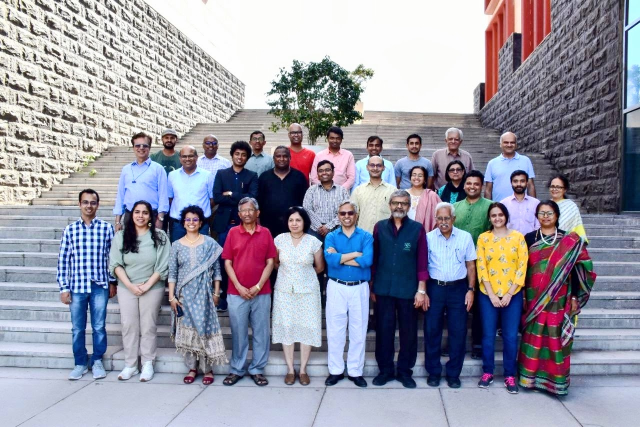
#> input picture Plaksha_Faculty (1).jpg, 1280 x 854 px, found by its file name (shown at 1/2 size)
$ jupyter execute --allow-errors 'Lab 5-Spring 2025 (1) (1).ipynb'   (shell and % lines are left out)
#> lines starting #> are read from the running program, lines starting #| are printed output that depends on the picture; after the words box and inside, x2 and y2 are one past the last pixel; in counts of white or black regions, pixels touching at a corner belong together
#### Instructions
###### Follow the instructions given in comments prefixed with ## and write your code below that.
###### Also fill the partial code in given blanks.
###### Don't make any changes to the rest part of the codes

### Answer the questions given at the end of this notebook within your report.

### You would need to submit your GitHub repository link. Refer to the Section 6: Final Submission on the PDF document for the details.

[cell 1]
import cv2
import numpy as np
import matplotlib.pyplot as plt
from sklearn.cluster import KMeans
from scipy.spatial import distance
from matplotlib.offsetbox import OffsetImage, AnnotationBbox

[cell 2]
import wandb
import os
wandb.login(key="22fae9fdfa96b0c62df8843a1e5d478cb144d98e")

[cell 3]
# Load image
img = cv2.imread(r"C:\Users\Aatmika\Downloads\Plaksha_Faculty (1).jpg")
#> img is the input picture: shape (854, 1280, 3); mean B, G, R 162.4, 149, 149.2

# Check if the image is loaded
if img is None:
    raise ValueError("Image not found. Check the file path!")

# Convert to grayscale
gray_img = cv2.cvtColor(img, cv2.COLOR_BGR2GRAY)
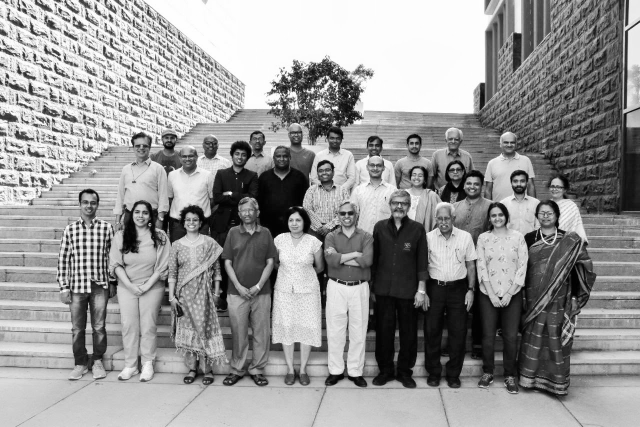
#> gray_img: shape (854, 1280) (shown at 1/2 size); min 0, max 255, mean 150.6

# Load Haar cascade
face_cascade = cv2.CascadeClassifier(cv2.data.haarcascades + 'haarcascade_frontalface_default.xml')

# Detect faces
faces_rect = face_cascade.detectMultiScale(gray_img, 1.05, 4, minSize=(25,25), maxSize=(50,50))
#> faces_rect = 30 rows, first 6: [322, 263, 33, 33], [654, 265, 31, 31], [500, 266, 30, 30], [892, 267, 31, 31], [409, 277, 28, 28], [812, 274, 34, 34]

# Draw rectangles around faces
for (x, y, w, h) in faces_rect:
    cv2.rectangle(img, (x, y), (x+w, y+h), (0, 0, 255), 2)
    cv2.putText(img, "Face", (x, y - 10), cv2.FONT_HERSHEY_SIMPLEX, 0.5, (0, 0, 255), 2)
#> this loop made 30 passes
#> (x, y, w, h) on passes 1 to 12: (322, 263, 33, 33), (654, 265, 31, 31), (500, 266, 30, 30), (892, 267, 31, 31), (409, 277, 28, 28), (812, 274, 34, 34), (464, 296, 33, 33), (632, 328, 34, 34), (819, 337, 33, 33), (570, 426, 39, 39), (576, 253, 32, 32), (1003, 273, 32, 32)
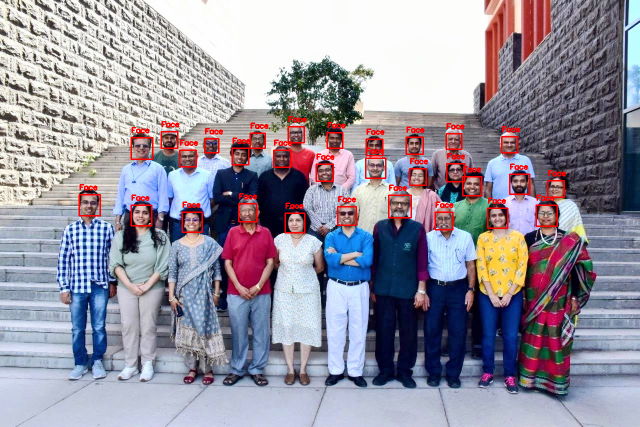
#> img: shape (854, 1280, 3) (shown at 1/2 size); 1.85% of pixels changed, all inside (x1, y1, x2, y2) = (157, 232, 1132, 467)

# Convert BGR to RGB for displaying in matplotlib
img_rgb = cv2.cvtColor(img, cv2.COLOR_BGR2RGB)

# Display image using matplotlib
plt.figure(figsize=(8, 6))
plt.imshow(img_rgb)
plt.axis("off")
plt.title(f"Total number of faces detected: {len(faces_rect)}")
plt.savefig("face_detection.png")
plt.show()

[cell 4]
from matplotlib.offsetbox import OffsetImage, AnnotationBbox
#Extract face region features (Hue and Saturation)
img_hsv = cv2.cvtColor(img, cv2.COLOR_BGR2HSV) ## call the img and convert it from BGR to HSV and store in img_hsv
#> img_hsv: shape (854, 1280, 3); mean H, S, V 85.4, 71.4, 173.8
hue_saturation = []
face_images = []  # To store detected face images

for (x, y, w, h) in faces_rect:
    face = img_hsv[y:y + h, x:x + w]
    hue = np.mean(face[:, :, 0])
    saturation = np.mean(face[:, :, 1])
    hue_saturation.append((hue, saturation))
    face_images.append(face)
#> this loop made 30 passes
#> (x, y, w, h, hue, saturation) on passes 1 to 12: (322, 263, 33, 33, 59.29, 121.7), (654, 265, 31, 31, 50.4, 133.1), (500, 266, 30, 30, 34.12, 118.3), (892, 267, 31, 31, 81.31, 108.2), (409, 277, 28, 28, 108, 121.1), (812, 274, 34, 34, 62.79, 116.9), (464, 296, 33, 33, 42.56, 134.3), (632, 328, 34, 34, 81.22, 114.8), (819, 337, 33, 33, 36.69, 114.4), (570, 426, 39, 39, 55.81, 115.3), (576, 253, 32, 32, 78.13, 100.8), (1003, 273, 32, 32, 51.71, 106.9)
#> after the loop, face_images = 30 items; hue_saturation = 30 pairs, first value 22.97 to 120.8, second value 80.77 to 155.7

hue_saturation = np.array(hue_saturation)

## Perform k-Means clustering on hue_saturation and store in kmeans
kmeans = KMeans(n_clusters=2, random_state=0)
kmeans.fit(hue_saturation)
centroids = kmeans.cluster_centers_
labels = kmeans.labels_

# Create a figure and axis
fig, ax = plt.subplots(figsize=(12, 6))

# Plot the clustered faces with custom markers
for i, (x,y,w,h ) in enumerate(faces_rect):
    im = OffsetImage(cv2.cvtColor(cv2.resize(face_images[i], (20, 20)), cv2.COLOR_HSV2RGB))
    ab = AnnotationBbox(im, (hue_saturation[i, 0], hue_saturation[i, 1]), frameon=False, pad=0)
    ax.add_artist(ab)
    plt.plot(hue_saturation[i, 0], hue_saturation[i, 1])


## Put x label
plt.xlabel("Hue")
## Put y label
plt.ylabel("Saturation")
## Put title
plt.title("Face Clustering based on Hue and Saturation")
## Put grid
plt.grid(True)
plt.savefig("face_clustering.png")
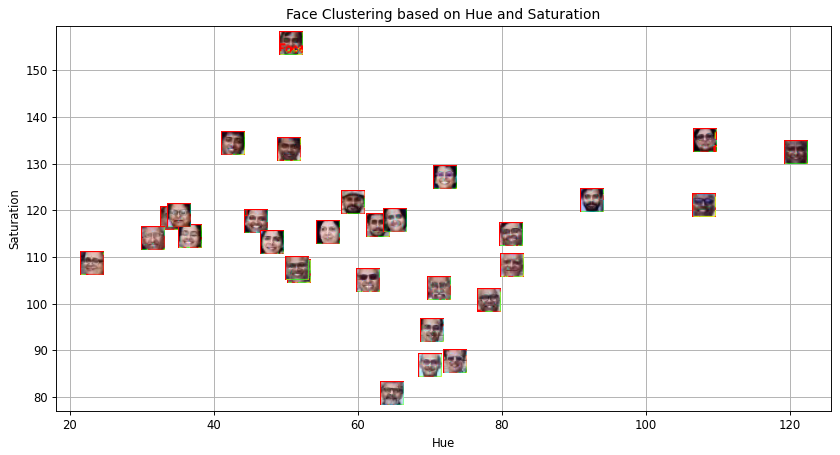
#> figure drawn by matplotlib, 1 panel
## show the plot
plt.show()

[cell 5]
# Create an empty list to store legend labels
legend_labels = []

# Create lists to store points for each cluster
cluster_0_points = []
cluster_1_points = []

# Your code for scatter plot goes here
fig, ax = plt.subplots(figsize=(12, 6))
for i, (x, y, w, h) in enumerate(faces_rect):
    if labels[i] == 0:
        cluster_0_points.append((hue_saturation[i, 0], hue_saturation[i, 1]))
    else:
        cluster_1_points.append((hue_saturation[i, 0], hue_saturation[i, 1]))
#> after the loop, cluster_0_points = [(59.29, 121.7), (50.4, 133.1), (34.12, 118.3), (42.56, 134.3), (36.69, 114.4), (55.81, 115.3), (51.71, 106.9), (50.7, 155.7), (45.8, 117.5), (22.97, 108.6), (31.55, 113.9), (48.03, 113.2), (51.53, 107.6), (35.11, 118.8)]; cluster_1_points = [(81.31, 108.2), (108, 121.1), (62.79, 116.9), (81.22, 114.8), (78.13, 100.8), (120.8, 132.5), (108.1, 135), (72, 127.1), (69.96, 86.68), (92.49, 122), (61.3, 105.1), (65.06, 117.9), (70.27, 94.28), (71.27, 103.4), (73.39, 87.63), (64.75, 80.77)]


cluster_0_points = np.array(cluster_0_points)
#> cluster_0_points = 14 rows, first 8: [59.29, 121.7], [50.4, 133.1], [34.12, 118.3], [42.56, 134.3], [36.69, 114.4], [55.81, 115.3], [51.71, 106.9], [50.7, 155.7]
# Plot points for cluster 0 in green
plt.scatter(cluster_0_points[:, 0], cluster_0_points[:, 1], color='green', label='Cluster 0')


cluster_1_points = np.array(cluster_1_points)
#> cluster_1_points = 16 rows, first 8: [81.31, 108.2], [108, 121.1], [62.79, 116.9], [81.22, 114.8], [78.13, 100.8], [120.8, 132.5], [108.1, 135], [72, 127.1]
# Plot points for cluster 1 in blue
plt.scatter(cluster_1_points[:, 0], cluster_1_points[:, 1], color='blue', label='Cluster 1')

# Calculate and plot centroids
centroid_0 = np.mean(cluster_0_points, axis=0) if len(cluster_0_points) > 0 else None
#> centroid_0 = [44.02, 120]
centroid_1 = np.mean(cluster_1_points, axis=0) if len(cluster_1_points) > 0 else None
#> centroid_1 = [80.05, 109.6]

# Plot both the centroid for cluster 0 and cluster 1
plt.scatter(centroid_0[0], centroid_0[1], color='red', marker='x', s=200, label='Centroid Cluster 0')
plt.scatter(centroid_1[0], centroid_1[1], color='purple', marker='x', s=200, label='Centroid Cluster 1')

## Put x label
plt.xlabel("Hue")
## Put y label
plt.ylabel("Saturation")
## Put title
plt.title("Clustered Faces with Centroids")
## Add a legend
plt.legend()
## Add grid
plt.grid(True)
plt.savefig("cluster_centroids.png")
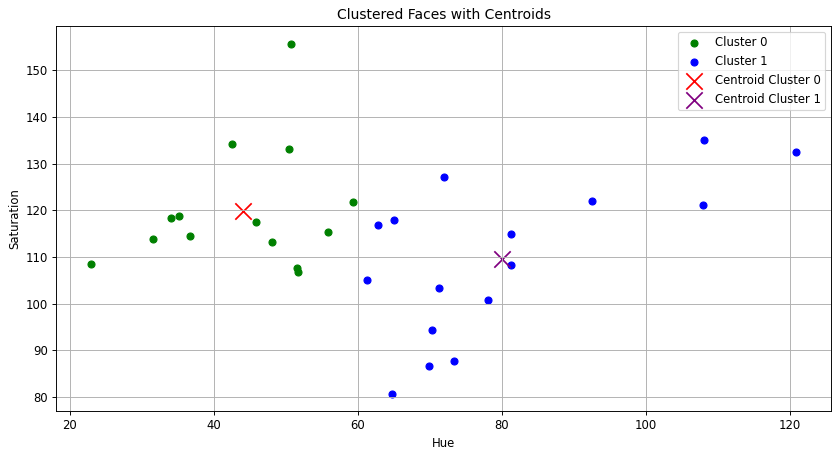
#> figure drawn by matplotlib, 1 panel
## Show the plot
plt.show()

[cell 6]
## Read the class of the template image 'Dr_Shashi_Tharoor.jpg' using cv2 and store it in template_img
template_img_path = r"C:\Users\Aatmika\Downloads\Dr_Shashi_Tharoor.jpg"
template_img = cv2.imread(template_img_path)  # Read the image
# Detect face  in the template image after converting it to gray and store it in template_faces
#> (the rest of this cell did not finish here and is left out)

#> (a cell that did not finish here is left out)

[cell 8]
# Create an empty list to store legend labels
legend_labels = []

# Create lists to store points for each cluster
cluster_0_points = []
cluster_1_points = []

# Your code for scatter plot goes here
fig, ax = plt.subplots(figsize=(12, 6))
for i, (x, y, w, h) in enumerate(faces_rect):
    if kmeans.labels_[i] == 0:
        cluster_0_points.append((hue_saturation[i, 0], hue_saturation[i, 1]))
    else:
        cluster_1_points.append((hue_saturation[i, 0], hue_saturation[i, 1]))
#> after the loop, cluster_0_points = [(59.29, 121.7), (50.4, 133.1), (34.12, 118.3), (42.56, 134.3), (36.69, 114.4), (55.81, 115.3), (51.71, 106.9), (50.7, 155.7), (45.8, 117.5), (22.97, 108.6), (31.55, 113.9), (48.03, 113.2), (51.53, 107.6), (35.11, 118.8)]; cluster_1_points = [(81.31, 108.2), (108, 121.1), (62.79, 116.9), (81.22, 114.8), (78.13, 100.8), (120.8, 132.5), (108.1, 135), (72, 127.1), (69.96, 86.68), (92.49, 122), (61.3, 105.1), (65.06, 117.9), (70.27, 94.28), (71.27, 103.4), (73.39, 87.63), (64.75, 80.77)]

# Plot points for cluster 0 in green
cluster_0_points = np.array(cluster_0_points)
#> cluster_0_points = 14 rows, first 8: [59.29, 121.7], [50.4, 133.1], [34.12, 118.3], [42.56, 134.3], [36.69, 114.4], [55.81, 115.3], [51.71, 106.9], [50.7, 155.7]
plt.scatter(cluster_0_points[:, 0], cluster_0_points[:, 1], color='green', label='Cluster 0')

# Plot points for cluster 1 in blue
cluster_1_points = np.array(cluster_1_points)
#> cluster_1_points = 16 rows, first 8: [81.31, 108.2], [108, 121.1], [62.79, 116.9], [81.22, 114.8], [78.13, 100.8], [120.8, 132.5], [108.1, 135], [72, 127.1]
plt.scatter(cluster_1_points[:, 0], cluster_1_points[:, 1], color='blue', label='Cluster 1')

# Calculate and plot centroids for both the clusters
centroid_0 = np.mean(cluster_0_points, axis=0) if len(cluster_0_points) > 0 else None
centroid_1 = np.mean(cluster_1_points, axis=0) if len(cluster_1_points) > 0 else None
if centroid_0 is not None:
    plt.scatter(centroid_0[0], centroid_0[1], color='red', marker='x', s=200, label='Centroid Cluster 0') ## plot for centroid 0
if centroid_1 is not None:
    plt.scatter(centroid_1[0], centroid_1[1], color='purple', marker='x', s=200, label='Centroid Cluster 1') ## plot for centroid 1
#> (the rest of this cell did not finish here and is left out)
